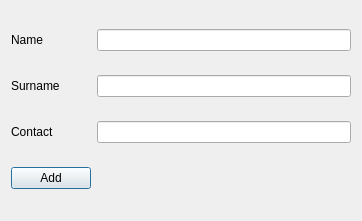
<?xml version="1.0" encoding="UTF-8"?>
<ui version="4.0">
 <class>Member</class>
 <widget class="QDialog" name="Member">
  <property name="geometry">
   <rect>
    <x>0</x>
    <y>0</y>
    <width>362</width>
    <height>221</height>
   </rect>
  </property>
  <property name="windowTitle">
   <string>Dialog</string>
  </property>
  <layout class="QHBoxLayout" name="horizontalLayout">
   <item>
    <layout class="QGridLayout" name="gridLayout">
     <item row="2" column="2">
      <widget class="QLineEdit" name="contact"/>
     </item>
     <item row="0" column="2">
      <widget class="QLineEdit" name="name"/>
     </item>
     <item row="2" column="1">
      <widget class="QLabel" name="label_4">
       <property name="text">
        <string>Contact</string>
       </property>
       <property name="buddy">
        <cstring>surname</cstring>
       </property>
      </widget>
     </item>
     <item row="1" column="1">
      <widget class="QLabel" name="label">
       <property name="text">
        <string>Surname</string>
       </property>
       <property name="buddy">
        <cstring>surname</cstring>
       </property>
      </widget>
     </item>
     <item row="0" column="1">
      <widget class="QLabel" name="label_2">
       <property name="text">
        <string>Name</string>
       </property>
       <property name="buddy">
        <cstring>surname</cstring>
       </property>
      </widget>
     </item>
     <item row="1" column="2">
      <widget class="QLineEdit" name="surname"/>
     </item>
     <item row="3" column="1">
      <widget class="QPushButton" name="pushButton">
       <property name="sizePolicy">
        <sizepolicy hsizetype="Maximum" vsizetype="Minimum">
         <horstretch>0</horstretch>
         <verstretch>0</verstretch>
        </sizepolicy>
       </property>
       <property name="text">
        <string>Add</string>
       </property>
      </widget>
     </item>
     <item row="3" column="2">
      <widget class="QLabel" name="notice">
       <property name="sizePolicy">
        <sizepolicy hsizetype="Preferred" vsizetype="Maximum">
         <horstretch>0</horstretch>
         <verstretch>0</verstretch>
        </sizepolicy>
       </property>
       <property name="text">
        <string/>
       </property>
      </widget>
     </item>
    </layout>
   </item>
  </layout>
 </widget>
 <resources/>
 <connections/>
</ui>
